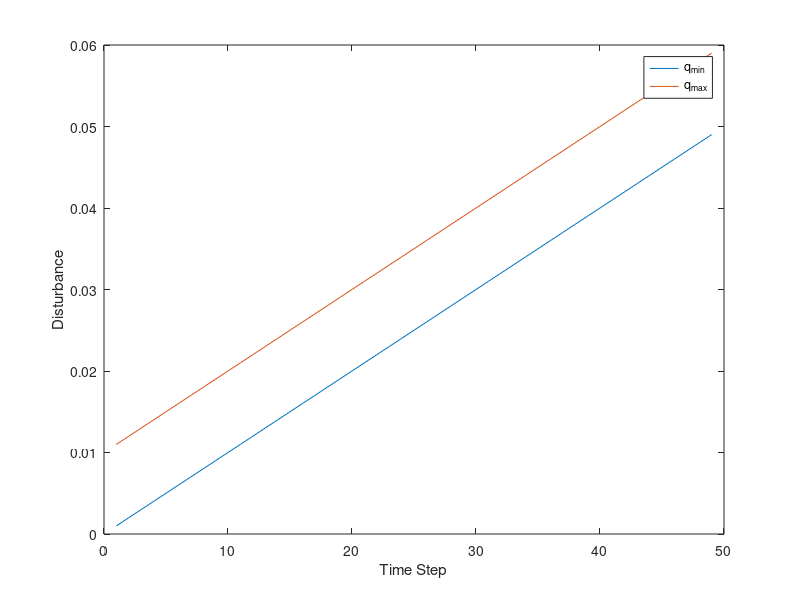

The MATLAB source for this figure: (Note: this script raises an error after producing the figure.)

clear; clc; close all;

%% Inputs
N = 50; % horizon
gamma = 1; % discount factor
x_left = 0; x_right = 1; dx = 0.001; 
x_vec = x_left:dx:x_right; % state discretization
U = 0:dx:x_right; % control discretization
delta = 0.01; % disturbance support
w_left_vec = dx:dx:(dx + (N-2)*dx); % disturbance lower bound trajectory
w_right_vec = w_left_vec + delta; % disturbance upper bound trajectory

% plot disturbance trajectory
figure
plot(1:N-1,w_left_vec,1:N-1,w_right_vec)
xlabel('Time Step'); ylabel('Disturbance')
legend('q_{min}', 'q_{max}');

W_vals = zeros(N-1,(delta/dx)+1); % disturbance support discretization
W_probs = zeros(N-1,(delta/dx)+1); % disturbance probabilities
for i = 1:N-1
    W_vals(i,:) = w_left_vec(i):dx:w_right_vec(i);
    W_probs(i,:) = ( 1 / ((delta/dx)+1) ); % discrete uniform
    % W_probs(i,:) = binopdf(0:length(W_vals(i,:))-1,length(W_vals(i,:))-1,0.5); % binomial
    % W_probs(i,:) = hygepdf(0:length(W_vals(i,:))-1,100,75,length(W_vals(i,:))-1); % hypergeometric
    % W_probs(i,:) = betapdf((1:length(W_vals(i,:))) ./ (length(W_vals(i,:)) + 1),0.1,0.1); % beta
    % W_probs(i,:) = W_probs(i,:) / sum(W_probs(i,:));
end

% compute analytical bounds
trace_Sigma_exclude_last = 0;
for i = 1:N-2
    trace_Sigma_exclude_last = trace_Sigma_exclude_last + sum( W_probs(i,:) .* (W_vals(i,:) - mean(W_vals(i,:))).^2 );
end
mu = (w_right_vec + w_left_vec) / 2; % symmetric distributions
M = ( sum(mu) + delta/2 ) / N;
S_mu = (mu(1) + delta/2 - M)^2 + sum((mu - M).^2);
u = load_shift_VS(mu(2:end));
u = [w_right_vec(1), u];
S_u = sum((u - M).^2);
% l = 4e5; L = 5.5e5;
l = 200; L = 200;
lb = 0.5 * ( l * (S_mu + trace_Sigma_exclude_last) - L * (S_u + trace_Sigma_exclude_last) );
ub = (L/2) * (S_u + trace_Sigma_exclude_last);

% plot first time step disturbance model
figure
bar(W_vals(1,:),W_probs(1,:))
xlabel('Disturbance'); ylabel('Probability');

%% DP
% no terminal cost
J_dp = zeros(length(x_vec),N);
U_dp = zeros(length(x_vec),N-1);
% costs = order_cost(S_coolprop,U);
costs = quadratic_order_cost(U);
f = waitbar(0,'DP');
tic;
for k = N-1:-1:1
    % Get disturbance support and probabilities for this time step
    W_k = W_vals(k,:);  % [num_w, 1]
    W_probs_k = W_probs(k,:); % [num_w, 1]
    % For all states, all actions, and all disturbances at once
    [X, U_mat, W_mat] = ndgrid(x_vec, U, W_k);  % produce grids
    X_next = X + U_mat - W_mat;                 % next state calculation
    X_next(X_next > x_right) = x_right;         % apply right boundary
    valid = X_next >= x_left;                   % logical for hard constraint

    % For each triple (x, u, w), find the index of next state using interpolation
    J_next = interp1(x_vec, J_dp(:,k+1), X_next, 'linear', NaN);
    J_next(~valid) = Inf; % set to inf if constraint violated

    % Weighted sum over disturbances [num_x, num_u]
    J_vals = ones(length(U),1)*costs + gamma * tensorprod(J_next,W_probs_k,3,2);

    % Choose min cost action
    [J_dp(:,k), idx] = min(J_vals, [], 2);
    U_dp(:,k) = U(idx);

    waitbar((N-k)/N,f,'DP');
end
toc;
close(f);

%% Post-processing
figure
h = heatmap(flip(U_dp'));
h.GridVisible = 'off';
xlabel('x'); ylabel('k');
ax = gca;
ax.XData = x_vec; ax.YData = fliplr(1:N-1);
title('U');

figure
h = heatmap(flip(J_dp'));
h.GridVisible = 'off';
xlabel('x'); ylabel('k');
ax = gca;
ax.XData = x_vec; ax.YData = fliplr(1:N);
title('J');

%% Monte Carlo simulations
N_runs = 1e4;
w_prime = precompute_analytical_heuristic(W_vals,delta);
dp_costs = zeros(N_runs,1);
myopic_costs = zeros(N_runs,1);
empirical_heuristic_costs = zeros(N_runs,1);
analytical_heuristic_costs = zeros(N_runs,1);
f = waitbar(0,'MC');
tic;
for run = 1:N_runs
    % always initialize at zero
    dp_state = zeros(1,N);
    myopic_state = zeros(1,N);
    empirical_heuristic_state = zeros(1,N);
    analytical_heuristic_state = zeros(1,N);

    dp_control = zeros(1,N-1);
    myopic_control = zeros(1,N-1);
    empirical_heuristic_control = zeros(1,N-1);
    analytical_heuristic_control = zeros(1,N-1);
    for k = 1:N-1
        % choose control
        % state_idx = find(abs(x_vec - dp_state(k)) < 1e-9);
        % dp_control = U_dp(state_idx,k);
        dp_control(k) = interp1(x_vec,U_dp(:,k),dp_state(k));
        myopic_control(k) = myopic_policy(myopic_state(k),W_vals(k,end));
        empirical_heuristic_control(k) = empirical_heuristic_policy(empirical_heuristic_state(k),W_vals(k:end,end),delta);
        analytical_heuristic_control(k) = analytical_heuristic_policy(analytical_heuristic_state(k),W_vals(k,end),w_prime(k));

        % update cost
        dp_costs(run) = dp_costs(run) + quadratic_order_cost(dp_control(k));
        myopic_costs(run) = myopic_costs(run) + quadratic_order_cost(myopic_control(k));
        empirical_heuristic_costs(run) = empirical_heuristic_costs(run) + quadratic_order_cost(empirical_heuristic_control(k));
        analytical_heuristic_costs(run) = analytical_heuristic_costs(run) + quadratic_order_cost(analytical_heuristic_control(k));

        % sample disturbance
        w_bins = cumsum(W_probs(k,:));
        w = W_vals(k,find(rand(1) < w_bins,1));

        % evolve state
        dp_state(k+1) = clip(dp_state(k) + dp_control(k) - w, x_left, x_right);
        myopic_state(k+1) = clip(myopic_state(k) + myopic_control(k) - w, 0, x_right);
        empirical_heuristic_state(k+1) = clip(empirical_heuristic_state(k) + empirical_heuristic_control(k) - w, 0, x_right);
        analytical_heuristic_state(k+1) = clip(analytical_heuristic_state(k) + analytical_heuristic_control(k) - w, 0, x_right);
    end
    waitbar(run/N_runs,f,'MC');
end
toc;
close(f);

% calculate performance gaps
myopic_opt_gap = mean(myopic_costs) - mean(dp_costs);
heuristic_opt_gap = mean(analytical_heuristic_costs) - mean(dp_costs);

%% Post-processing
figure
subplot(2,1,1)
plot(1:N,dp_state,1:N,empirical_heuristic_state,1:N,analytical_heuristic_state,1:N,myopic_state)
xlabel('Time Step'); ylabel('Buffer')
legend('DP','Empirical Heuristic','Analytical Heuristic','Myopic')
subplot(2,1,2)
plot(1:N-1,dp_control,1:N-1,empirical_heuristic_control,1:N-1,analytical_heuristic_control,1:N-1,myopic_control)
xlabel('Time Step'); ylabel('Order Quantity')

figure
boxplot([dp_costs, empirical_heuristic_costs, analytical_heuristic_costs, myopic_costs],...
    'Labels',{'DP','Empirical Heuristic','Analytical Heuristic','Myopic'});
ylabel('Cost')
title(['N = ' num2str(N_runs)])

figure
violinplot([dp_costs, empirical_heuristic_costs, analytical_heuristic_costs, myopic_costs]);
ylabel('Cost')
title(['N = ' num2str(N_runs)])

%% Helper functions
function cost = quadratic_order_cost(u)
    cost = 100 * u.^2;
end

function u = myopic_policy(x,w_max)
    u = max([0, w_max - x]);
end

function w_prime = precompute_analytical_heuristic(W_vals,delta)
    mu = W_vals(:,1) + delta/2;
    w_star = load_shift_VS(mu(2:end));
    w_star = [0; w_star];
    w_prime = zeros(size(mu));
    w_prime(1) = mu(1) + delta/2;
    for i = 2:length(mu)
        w_prime(i) = w_prime(i-1) + w_star(i) - mu(i-1);
    end
end

function u = analytical_heuristic_policy(x,w_max,w_prime)
    u = max([w_prime, w_max, x]) - x;
    % u = max([w_prime, x]) - x;
end

function u = empirical_heuristic_policy(x,w_max_remaining,delta)
    w = w_max_remaining - delta / 2;
    w(1) = w(1) + delta / 2;
    q = load_shift_with_buffer(w, x);
    u = max(0, q(1));
end
